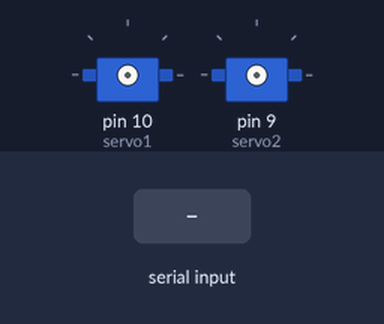
The sketch below on a simulated Arduino Uno, built with avr-gcc and run on an emulated ATmega328P. On the bench: 2 × servo. The test bench sets the inputs (shaded band).

Above: at 1.2 s.
1.3 s: "1" received over Serial
At 4.1 s:
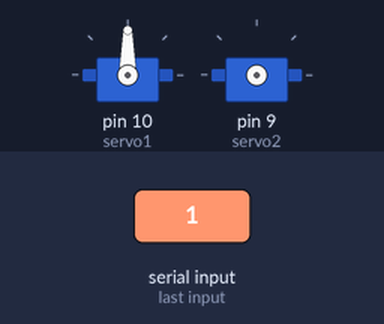
4.3 s: "2" received over Serial
6.9 s: "3" received over Serial
At 7.8 s:
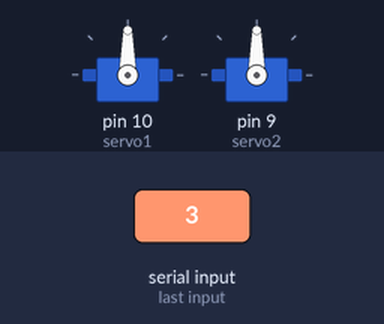
At 10.6 s:
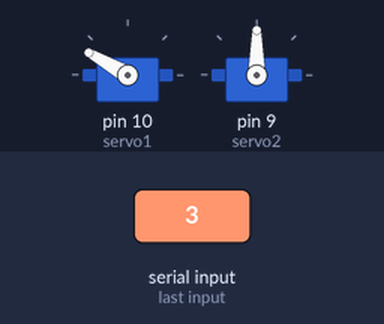
Timing chart, 0 to 13.0 s (numbered marks = the images above; inputs shaded):
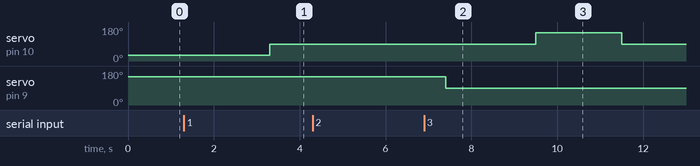

The sketch:

arduino.ino
```cpp
#include <Servo.h>//서보모터
int servo1 = 10;
int servo2 = 9;
int get_input;//시리얼 값 받아올 변수
Servo servoOn;//켜기 전용 서보
Servo servoOFF;//끄기 전용 서보
void setup() {
  Serial.begin(115200);
}

void loop() {
  if(Serial.available()){
    get_input = Serial.read();//시리얼 값을 받기

    if(get_input=='1'){
      on_servo(30);//거실 on
    }
    else if(get_input=='2'){
      off_servo(150);//거실 off
    }
    else if(get_input=='3'){
      on_servo(150);//화장실 on
    }
    else if(get_input=='4'){
      off_servo(30);//화장실off
    }
  delay(100);
  }
}

//서보모터 작동 함수, 전원 공급,중단 포함(파워제어)
void off_servo(int angle){
  servoOFF.attach(servo2);//전원 공급
  servoOFF.write(angle); //입력 된 angle만큼 작동
  delay(2000);
  servoOFF.write(90);  //90도 평행으로
  delay(2000);
  servoOFF.detach();//전원 공급 중단
}

void on_servo(int angle){
  servoOn.attach(servo1);//전원 공급
  servoOn.write(angle); //입력 된 angle만큼 작동`
  delay(2000);
  servoOn.write(90); //90도 평행으로
  delay(2000);
  servoOn.detach();//전원 공급 중단
}
```

Measured:
- after the input at 1.3 s, servo on pin 10 (servo1): 30° → 90° after 2.0 s
- after the input at 6.9 s, servo on pin 10 (servo1): 90° → 150° after 2.6 s, → 90° 2.0 s later
